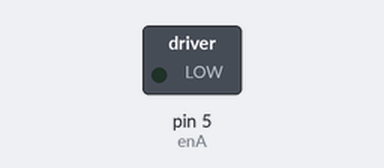
Simulated run of this sketch. Board: Arduino Uno, built with avr-gcc and run on an emulated ATmega328P. On the bench: switched loads named in the sketch (green lamp = pin HIGH).

Above: at 2.05 s.
Timing chart, 0 to 10.3 s (numbered marks = the images above):
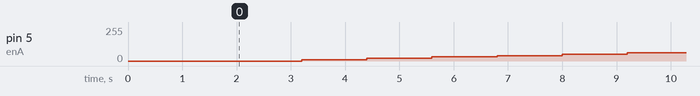

The sketch:

Single_DC_Motor.ino
```cpp
#define enA 5
#define IN1 9
#define IN2 10

int rate=1;
bool flaga=true;

void setup()
{
  Serial.begin(1);

  digitalWrite(IN1,HIGH);
  digitalWrite(IN2,LOW);
  delay(1000);

  digitalWrite(IN1, LOW);
  digitalWrite(IN2, HIGH);
  delay(1000);

}

void loop()
{
  if (rate>=255)
  {
   flaga=false;

  }
  if (rate<=10)
  {
   flaga=true;

  }


  if (flaga==true)
  {
   rate=rate+10;

  }
  else
  {
   rate=rate-5;

  }

  delay(1200);
  analogWrite(enA,rate);

}
```
